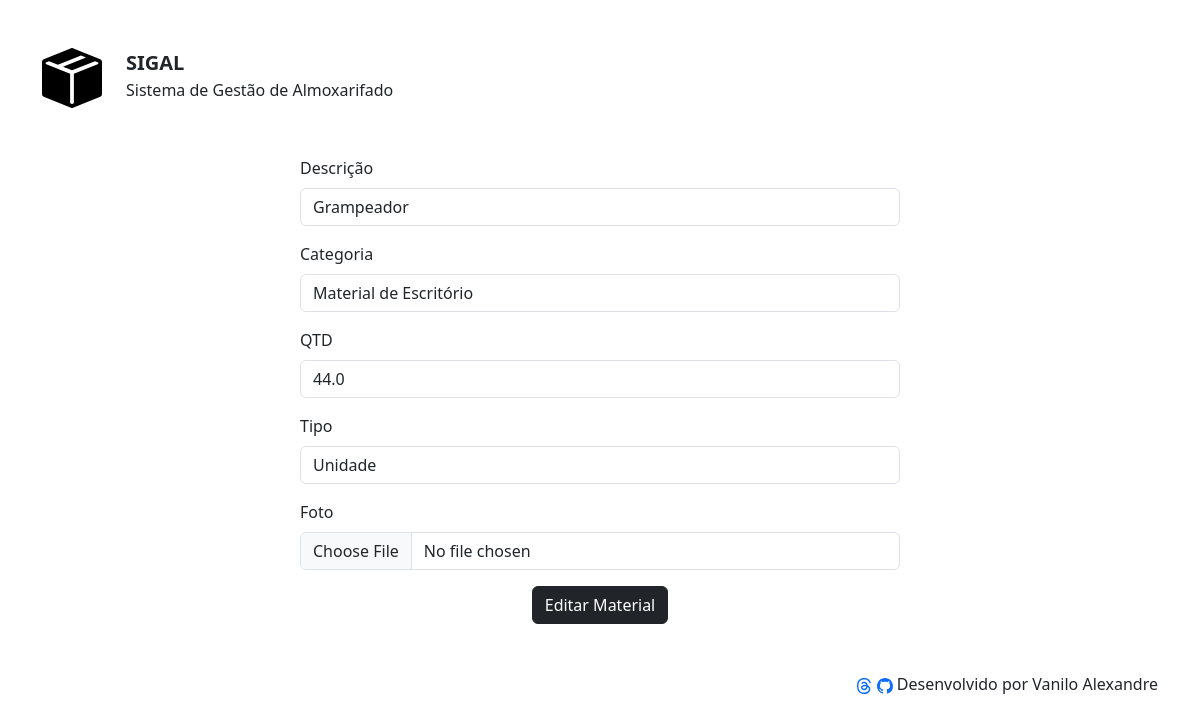
Screenshot of /edit-material/5 (signed in) with the database file from the repository.
### apps/estoque/models.py (models this page shows, shortened)
class Material(models.Model):
    OPCOES_CATEGORIA = [
        ("MAT-TIC", "Material de TIC"),
        ("MAT-EXPEDIENTE", "Material de Expediente"),
        ("MAT-ESCRITORIO", "Material de Escritório"),
    ]
    OPCOES_MEDIDA = [
        ("UND", "Unidade"),
        ("KG", "Quilograma"),
        ("PCT", "Pacote"),
    ]
    desc = models.CharField(max_length=100, null=False, blank=False)
    categoria = models.CharField(max_length=100, choices=OPCOES_CATEGORIA, default="")
    qtd = models.DecimalField(max_digits=8, decimal_places=1, null=False, blank=False)
    tipo = models.CharField(max_length=100, choices=OPCOES_MEDIDA, default="UND")
    foto = models.ImageField(upload_to="fotos/%Y/%m/%d/", blank=True)

### apps/estoque/views.py (the view)
# urls.py: path("edit-material/<int:materialID>", editMaterial, name="edit-material"),
def editMaterial(request, materialID):
    if not request.user.is_authenticated:
        messages.error(request, 'Usuário não logado')
        return redirect('login')
    material = Material.objects.get(id=materialID)
    form = MaterialForms(instance=material)
    if request.method == 'POST':
        form = MaterialForms(request.POST, request.FILES, instance=material)
        if form.is_valid():
            form.save()
            messages.success(request, 'Material Editado com Sucesso!')
            return redirect('index')
    return render(request, 'estoque/editMaterial.html', {'form':form, 'materialID':materialID})

### apps/estoque/forms.py
class MaterialForms(forms.ModelForm):
    class Meta:
        model = Material
        exclude = []
        labels = {
            "desc":"Descrição",
            "categoria":"Categoria",
            "qtd":"QTD",
            "tipo":"Tipo",
            "foto":"Foto",
        }
        widgets = {
            "desc": forms.TextInput(attrs={"class":"form-control"}),
            "categoria": forms.Select(attrs={"class":"form-control"}),
            "qtd": forms.NumberInput(attrs={"class":"form-control"}),
            "tipo": forms.Select(attrs={"class":"form-control"}),
            "foto": forms.FileInput(attrs={"class":"form-control"}),
        }

### templates/estoque/editMaterial.html (shortened to what this page needs)
{% extends 'shared/base.html' %}
{% load static %}
{% block content %}
<body>
    <div class="container-sm">
        <form action="{% url 'edit-material' materialID%}" method="POST" class="mx-auto" style="max-width: 600px;" enctype="multipart/form-data">
            {% for field in form.visible_fields %}
            <div class="mb-3" style="margin-bottom: 10px;">
                <label for="{{ field.id_for_label }}" class="form-label">{{field.label}}</label>
                {{ field }}
            </div>
            {% endfor %}
            <div class="mb-3 text-center">
                <button type="submit" class="btn btn-dark">Editar Material</button>
            </div>
        </form>
    </div>
</body>
{% endblock %}

### rows the page displays
Material: visible_fields "Grampeador" "Material de Escritório" "44.0" "Unidade"

### other values shown
{{ field.label }} "Descrição" "Categoria" "QTD" "Tipo" "Foto"
